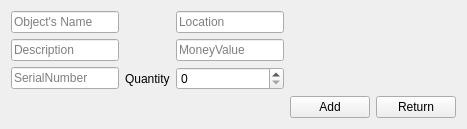
                 <widget class="QWidget" name="page_13">
                  <layout class="QGridLayout" name="gridLayout_39">
                   <item row="2" column="1">
                    <widget class="QLabel" name="label_21">
                     <property name="text">
                      <string>Quantity</string>
                     </property>
                    </widget>
                   </item>
                   <item row="3" column="3">
                    <widget class="QPushButton" name="Inventory_Add_butt_">
                     <property name="maximumSize">
                      <size>
                       <width>80</width>
                       <height>16777215</height>
                      </size>
                     </property>
                     <property name="text">
                      <string>Add</string>
                     </property>
                    </widget>
                   </item>
                   <item row="2" column="0">
                    <widget class="QLineEdit" name="InventoryAddingSerialNumber_Assets_">
                     <property name="placeholderText">
                      <string>SerialNumber</string>
                     </property>
                    </widget>
                   </item>
                   <item row="3" column="4">
                    <widget class="QPushButton" name="Inventory_Return_butt_">
                     <property name="maximumSize">
                      <size>
                       <width>80</width>
                       <height>16777215</height>
                      </size>
                     </property>
                     <property name="text">
                      <string>Return</string>
                     </property>
                    </widget>
                   </item>
                   <item row="1" column="2">
                    <widget class="QLineEdit" name="InventoryAddingMoneyValue_Assets_">
                     <property name="minimumSize">
                      <size>
                       <width>0</width>
                       <height>0</height>
                      </size>
                     </property>
                     <property name="placeholderText">
                      <string>MoneyValue</string>
                     </property>
                    </widget>
                   </item>
                   <item row="0" column="0">
                    <widget class="QLineEdit" name="InventoryAdding_ObjectName_Assets_">
                     <property name="minimumSize">
                      <size>
                       <width>0</width>
                       <height>0</height>
                      </size>
                     </property>
                     <property name="sizeIncrement">
                      <size>
                       <width>0</width>
                       <height>25</height>
                      </size>
                     </property>
                     <property name="placeholderText">
                      <string>Object's Name</string>
                     </property>
                    </widget>
                   </item>
                   <item row="0" column="2">
                    <widget class="QLineEdit" name="InventoryAddingLocation_Assets_">
                     <property name="minimumSize">
                      <size>
                       <width>0</width>
                       <height>0</height>
                      </size>
                     </property>
                     <property name="placeholderText">
                      <string>Location</string>
                     </property>
                    </widget>
                   </item>
                   <item row="1" column="0">
                    <widget class="QLineEdit" name="InventoryAddingDescription_Assets_">
                     <property name="placeholderText">
                      <string>Description</string>
                     </property>
                    </widget>
                   </item>
                   <item row="2" column="2">
                    <widget class="QSpinBox" name="InventoryAddingQuantity_Assets_">
                     <property name="sizePolicy">
                      <sizepolicy hsizetype="Expanding" vsizetype="Fixed">
                       <horstretch>0</horstretch>
                       <verstretch>0</verstretch>
                      </sizepolicy>
                     </property>
                     <property name="maximum">
                      <number>1000000000</number>
                     </property>
                    </widget>
                   </item>
                  </layout>
                 </widget>
